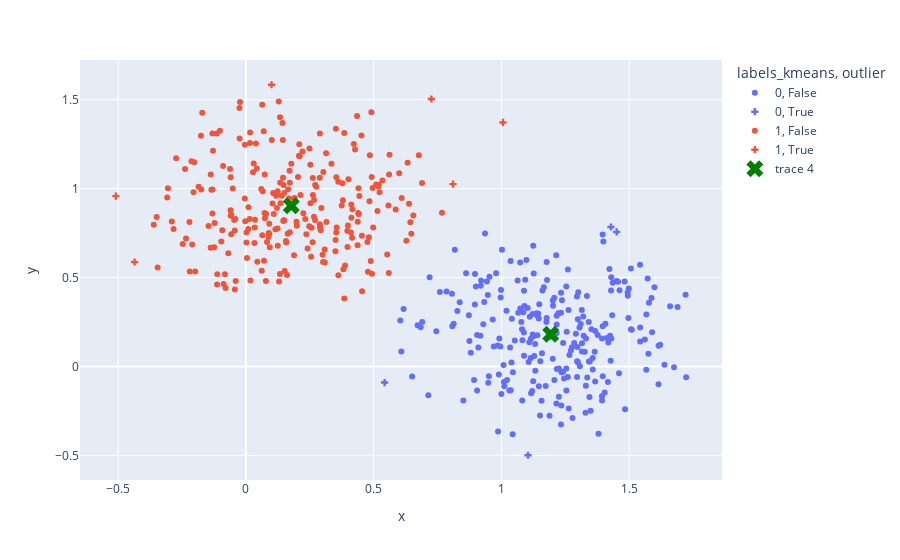

The cell this chart's notebook holds for it:
### Code cell
# plot
fig = px.scatter(df, x="x", y="y", color="labels_kmeans", symbol="outlier", symbol_map={True: "cross", False: "circle"})

# add crosses for centroids
fig.add_scatter(x=kmeans.cluster_centers_[:, 0],
                y=kmeans.cluster_centers_[:, 1],
                mode="markers",
                marker=dict(symbol="x", size=15, color="Green"))

fig.show()

### Figure 1 — Plotly figure (JSON) as saved in the notebook; plotly's stock layout.template omitted (floating-point values rounded to 4 significant figures; data arrays with more than 128 entries replaced by an {"elided": "..."} marker saying what was removed)
{"data": [{"hovertemplate": "labels_kmeans=0<br>outlier=False<br>x=%{x}<br>y=%{y}<extra></extra>", "legendgroup": "0, False", "marker": {"color": "#636efa", "symbol": "circle"}, "mode": "markers", "name": "0, False", "orientation": "v", "showlegend": true, "type": "scatter", "x": {"elided": "246 float values"}, "xaxis": "x", "y": {"elided": "246 float values"}, "yaxis": "y"}, {"hovertemplate": "labels_kmeans=0<br>outlier=True<br>x=%{x}<br>y=%{y}<extra></extra>", "legendgroup": "0, True", "marker": {"color": "#636efa", "symbol": "cross"}, "mode": "markers", "name": "0, True", "orientation": "v", "showlegend": true, "type": "scatter", "x": [1.429, 1.104, 1.451, 0.5429], "xaxis": "x", "y": [0.7842, -0.4996, 0.7564, -0.09074], "yaxis": "y"}, {"hovertemplate": "labels_kmeans=1<br>outlier=False<br>x=%{x}<br>y=%{y}<extra></extra>", "legendgroup": "1, False", "marker": {"color": "#EF553B", "symbol": "circle"}, "mode": "markers", "name": "1, False", "orientation": "v", "showlegend": true, "type": "scatter", "x": {"elided": "244 float values"}, "xaxis": "x", "y": {"elided": "244 float values"}, "yaxis": "y"}, {"hovertemplate": "labels_kmeans=1<br>outlier=True<br>x=%{x}<br>y=%{y}<extra></extra>", "legendgroup": "1, True", "marker": {"color": "#EF553B", "symbol": "cross"}, "mode": "markers", "name": "1, True", "orientation": "v", "showlegend": true, "type": "scatter", "x": [0.8106, 0.7258, -0.4355, 0.1003, 1.006, -0.5088], "xaxis": "x", "y": [1.025, 1.504, 0.5875, 1.584, 1.372, 0.9578], "yaxis": "y"}, {"marker": {"color": "Green", "size": 15, "symbol": "x"}, "mode": "markers", "type": "scatter", "x": [1.193, 0.1778], "y": [0.1815, 0.9035]}], "layout": {"legend": {"title": {"text": "labels_kmeans, outlier"}, "tracegroupgap": 0}, "margin": {"t": 60}, "xaxis": {"anchor": "y", "domain": [0, 1], "title": {"text": "x"}}, "yaxis": {"anchor": "x", "domain": [0, 1], "title": {"text": "y"}}}}
